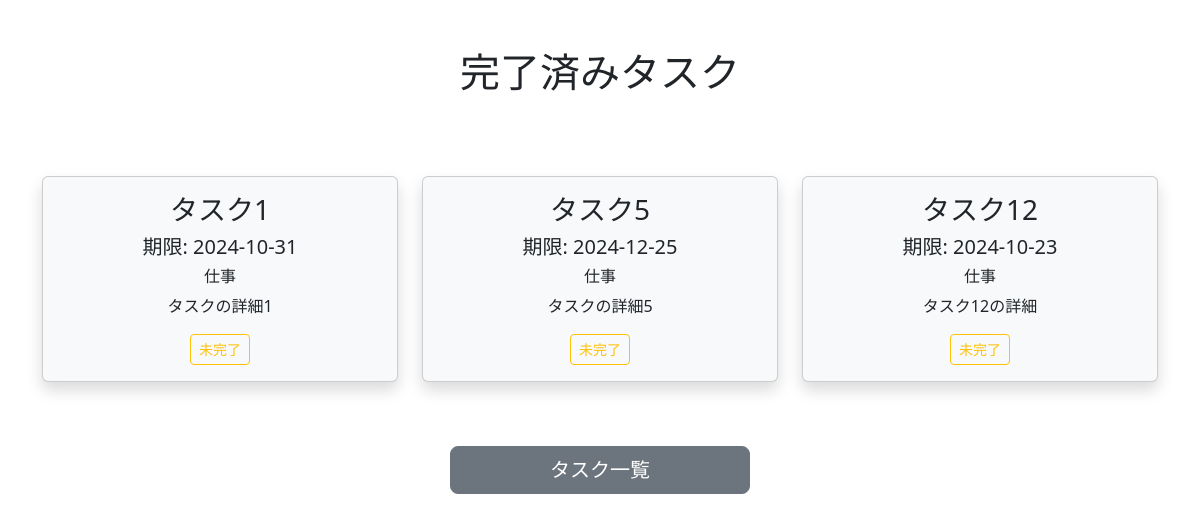
/completed (signed in), run on an earlier commit of the app's database.
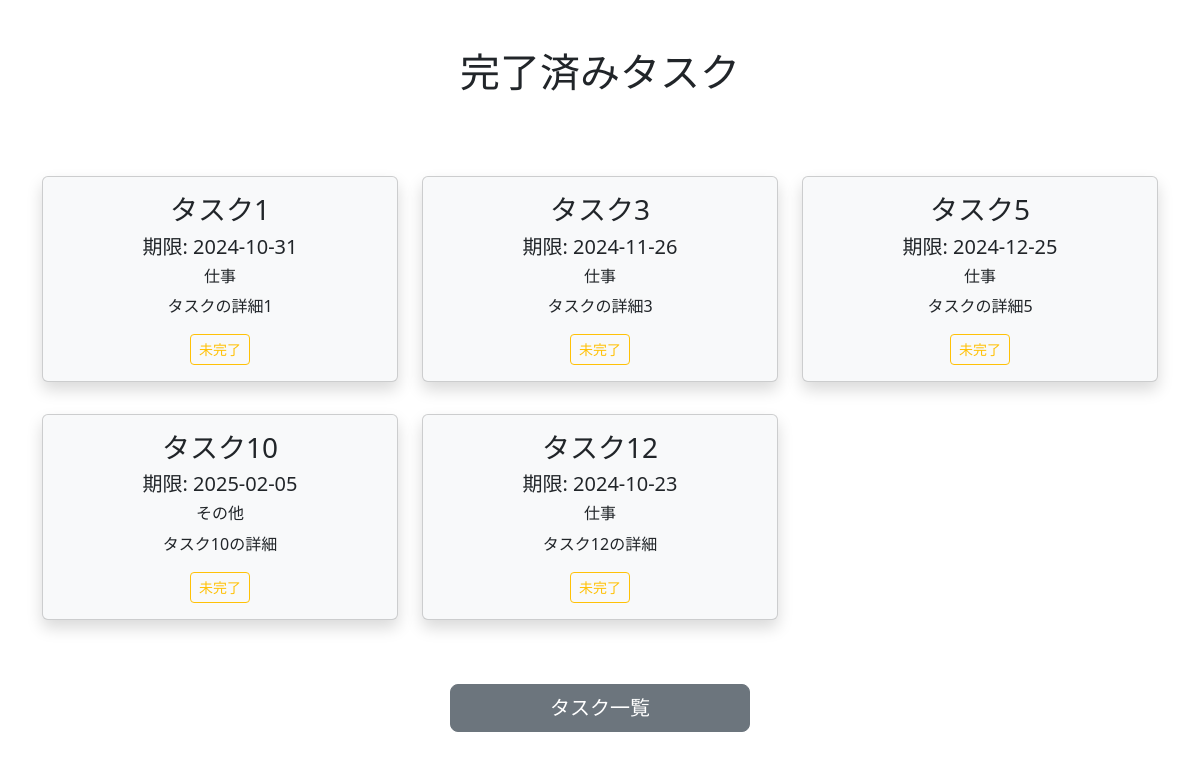
And on a later commit of the database.
### app.py (models this page shows, shortened)
class Task(db.Model):
    __tablename__ = 'tasks'
    id = db.Column(db.Integer, primary_key=True)
    title = db.Column(db.String(100), nullable=True)
    due_date = db.Column(db.Date)
    details = db.Column(db.Text)
    category = db.Column(db.String, nullable=True)
    is_completed = db.Column(db.Boolean, default=False)
    user_id = db.Column(db.Integer, db.ForeignKey('users.id'), nullable=False)
    user = db.relationship('User', backref='tasks', lazy='select')

### app.py (the view)
@app.route('/completed', methods=['GET'])
def completed():
    user_id = session['user_id']
    completed_tasks = Task.query.filter_by(user_id=user_id, is_completed=True).all()
    return render_template('completed.html', tasks=completed_tasks)

### app.py (called while the page is built)
@event.listens_for(Engine, "connect")
def set_sqlite_pragma(dbapi_connection, connection_record):
    cursor = dbapi_connection.cursor()
    cursor.execute("PRAGMA foreign_keys=ON")
    cursor.close()

### templates/completed.html (shortened to what this page needs)
<!DOCTYPE html>
<html lang="ja">
<head>
    <link href="https://cdn.jsdelivr.net/npm/bootstrap@5.3.0/dist/css/bootstrap.min.css" rel="stylesheet"
>
</head>
<body>
    <h1 class="text-center mb-3 p-5">完了済みタスク</h1>
    <div class="section">
        <div class="container">
            <div class="row">
                {% if tasks %}
                    {% for task in tasks %}
                        <div class="col-lg-4">
                            <div class="card bg-light text-center my-3 shadow">
                                <div class="card-body">
                                    <h3 class="card-title">{{ task.title }}</h3>
                                    <h5 class="card-text">期限: {{ task.due_date }}</h5>
                                    <h6 class="card-text">{{ task.category }}</h6>
                                    <p class="card-text">{{ task.details }}</p>
                                    <form  action="{{url_for('uncomplete_task')}}" method="post">
                                        <button class="btn btn-outline-warning btn-sm">未完了</button>
                                    </form>
                                </div>
                            </div>
                        </div>
                    {% endfor %}
                {% else %}
                    <h3 class="text-center">完了済みのタスクはありません</h3>
                {% endif %}
            </div>
        </div>
        <a type='button' class="btn btn-secondary text-white btn-lg mx-auto d-block w-25 my-5" href="{{ url_for('task') }}">タスク一覧</a>
    </div>
</body>
</html>

What changed in the data, as far as the page shows it:
now on this page (row edited): Task: title "タスク3", due_date "2024-11-26", category "仕事", details "タスクの詳細3"
now on this page (row edited): Task: title "タスク10", due_date "2025-02-05", category "その他", details "タスク10の詳細"
